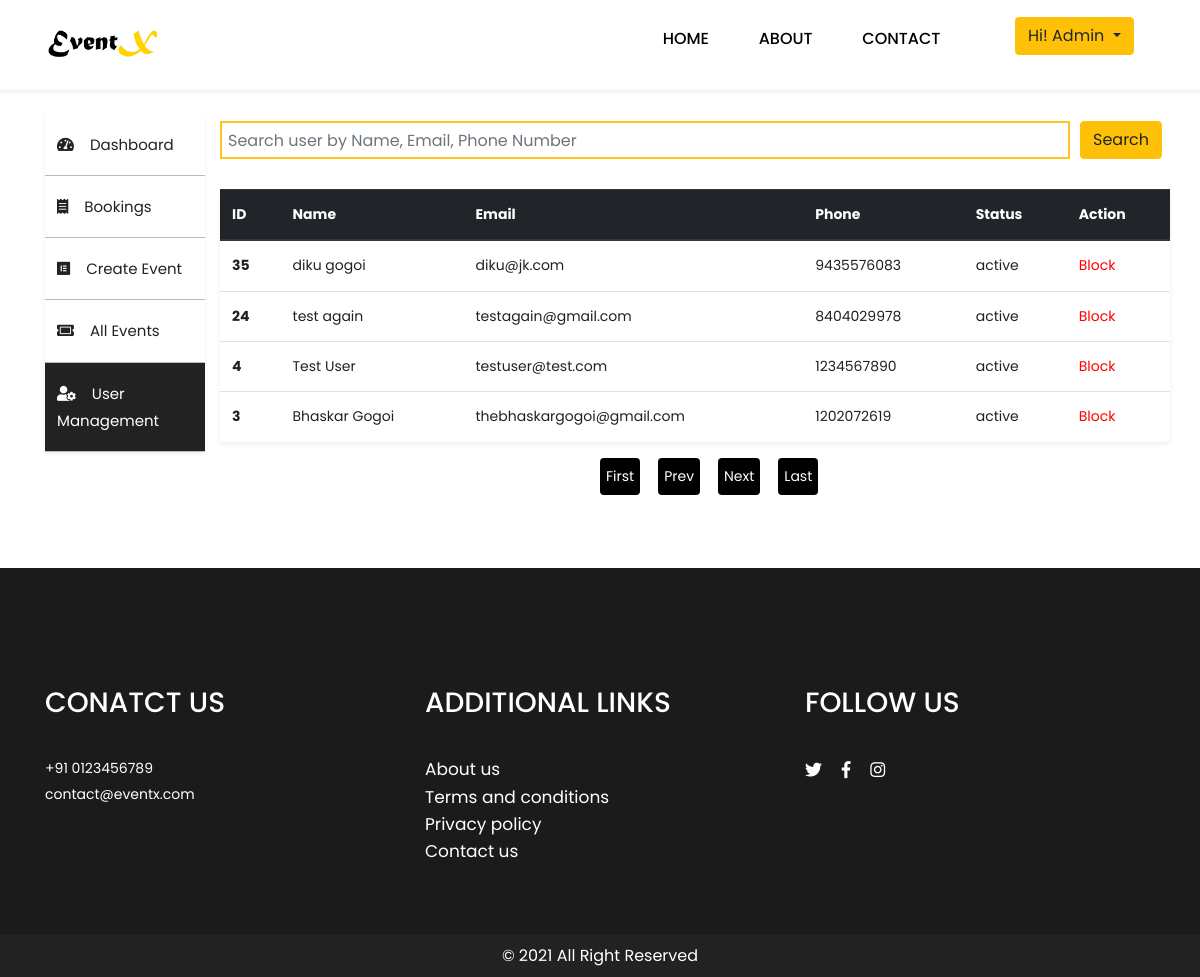
/admin/user-management.php (signed in), run on the app's committed database.
### tables this page shows
CREATE TABLE `users` (
  `u_id` int(11) NOT NULL,
  `firstname` varchar(20) NOT NULL,
  `lastname` varchar(20) NOT NULL,
  `email` varchar(30) NOT NULL,
  `phone` varchar(11) NOT NULL,
  `status` varchar(20) NOT NULL DEFAULT 'active'
);

### admin/user-management.php (the view, shortened to what this page needs)
<?php
	include ($_SERVER['DOCUMENT_ROOT'].'/event-ticket-booking/includes/header.php');
?>
</head>
<body class="main-layout">
    <?php
		include($_SERVER['DOCUMENT_ROOT'].'/event-ticket-booking/includes/nav.php');
	?>
    <div class="container mt-4">
        <div class="row">
            <div class="col-sm-2">
                <?php
                    include($_SERVER['DOCUMENT_ROOT'].'/event-ticket-booking/admin/includes/side-nav.php');
                ?>
            </div>
            <?php
                $query = "all";
            ?>
            <div class="col-sm-10">
                <div class="row">
                    <form class="form-inline" action="" method="GET">
                        <div class="form-group">
                            <input
                                style="height: 38px; margin-top: 7px; width: 850px; padding: 6px; margin-right: 10px;"
                                type="text" name="query" class="form-control"
                                placeholder="Search user by Name, Email, Phone Number" required>
                        </div>
                        <button type="submit" name="submit" class="btn btn-warning mb-4">Search</button>
                    </form>
                    <?php
                    include($_SERVER['DOCUMENT_ROOT'].'/event-ticket-booking/includes/database_connection.php');
                    if($query == "all"){
                        $sql = "SELECT * FROM users";
                    } else {
                        $sql = "SELECT * FROM users WHERE firstname LIKE ? OR lastname LIKE ?  OR email LIKE ?  OR phone LIKE ?";
                    }
                    $stmt = mysqli_stmt_init($conn);
                    if(!mysqli_stmt_prepare($stmt, $sql)){
                        echo "Error";
                    } else {
                        mysqli_stmt_execute($stmt);
                        $result = mysqli_stmt_get_result($stmt);
                        if (mysqli_num_rows($result) > 0) {
                            if (isset($_GET['pageno'])) {
                                $pageno = $_GET['pageno'];
                            } else {
                                $pageno = 1;
                            }
                            $no_of_records_per_page = 8;
                            $offset = ($pageno-1) * $no_of_records_per_page;
                            $total_pages_sql = "SELECT COUNT(*) FROM users";
                            $result = mysqli_query($conn,$total_pages_sql);
                            $total_rows = mysqli_fetch_array($result)[0];
                            $total_pages = ceil($total_rows / $no_of_records_per_page);
                            if($query == "all"){
                                $sql_users = "SELECT * FROM users ORDER BY u_id DESC LIMIT ?, ?";
                            } else {
                                $sql_users = "SELECT * FROM users WHERE firstname LIKE ? OR lastname LIKE ?  OR email LIKE ?  OR phone LIKE ? ORDER BY u_id DESC LIMIT ?, ?;";
                            }
                            $stmt_users = mysqli_stmt_init($conn);
                            if(!mysqli_stmt_prepare($stmt_users, $sql_users)){
                                echo "Error";
                            } else {
                                if($query == "all"){
                                    mysqli_stmt_bind_param($stmt_users, "ss", $offset, $no_of_records_per_page);
                                } else {
                                    mysqli_stmt_bind_param($stmt_users, "ssssss",$query, $query, $query, $query, $offset, $no_of_records_per_page);
                                }
                                mysqli_stmt_execute($stmt_users);
                                $res_data = mysqli_stmt_get_result($stmt_users);
                                echo "
                                <table class='table shadow-sm rounded'>
                                    <thead class='thead-dark'>
                                        <tr>
                                            <th scope='col'>ID</th>
                                            <th scope='col'>Name</th>
                                            <th scope='col'>Email</th>
                                            <th scope='col'>Phone</th>
                                            <th scope='col'>Status</th>
                                            <th scope='col'>Action</th>
                                        </tr>
                                    </thead>
                                    <tbody>";
                                while($row = mysqli_fetch_array($res_data)){
                                    echo"<tr>
                                            <th>$row[u_id]</th>
                                            <td>$row[firstname] $row[lastname]</td>
                                            <td>$row[email]</td>
                                            <td>$row[phone]</td>
                                            <td>$row[status]</td>";
                                                if($row['status'] == "active"){
                                                    echo
                                                    "<td>
                                                        <form action='includes/user-action.php' method='post'>
                                                            <input type='hidden' name='action' value='blocked' required>
                                                            <input type='hidden' name='user_id' value='$row[u_id]' required>
                                                            <button style='color: red; background:none;'>Block</button>
                                                        </form>
                                                    </td>";
                                                }
                                        echo "
                                        </tr>";
                                }
                                echo "</tbody>
                                </table>";
                            }
                            if($query == "all"){
                        ?>
                    <div class="pagi">
                        <ul class="pagination">
                            <li><a href="?pageno=1">First</a></li>
                            <li class="<?php if($pageno <= 1){ echo 'disabled'; } ?>">
                                <a
                                    href="<?php if($pageno <= 1){ echo '#'; } else { echo "?pageno=".($pageno - 1); } ?>">Prev</a>
                            </li>
                            <li class="<?php if($pageno >= $total_pages){ echo 'disabled'; } ?>">
                                <a
                                    href="<?php if($pageno >= $total_pages){ echo '#'; } else { echo "?pageno=".($pageno + 1); } ?>">Next</a>
                            </li>
                            <li><a href="?pageno=<?php echo $total_pages; ?>">Last</a></li>
                        </ul>
                    </div>
                    <?php
                            }
                        } else {
                            echo "<img class='image-center' src='//localhost/event-ticket-booking/images/empty.svg' alt='empty'>";
                        }
                    }
                    ?><br>
                </div>
            </div>
        </div>
    </div>
    <?php
		include($_SERVER['DOCUMENT_ROOT'].'/event-ticket-booking/includes/footer.php');
	?>
</body>
</html>

### css/style.css (style rules this page uses)
* { box-sizing: border-box !important; }
html { scroll-behavior: smooth; }
body { color: #212121; font-size: 14px; font-family: 'poppins', sans-serif; line-height: 1.80857; font-weight: normal; overflow-x: hidden; }
a { color: #1f1f1f; text-decoration: none !important; outline: none !important; -webkit-transition: all .3s ease-in-out; -moz-transition: all .3s ease-in-out; -ms-transition: all .3s ease-in-out; -o-transition: all .3s ease-in-out; transition: all .3s ease-in-out; }
*, *::after, *::before { -webkit-box-sizing: border-box; -moz-box-sizing: border-box; box-sizing: border-box; }
ul, li, ol { margin: 0px; padding: 0px; list-style: none; }
a { color: #222222; text-decoration: none; outline: none !important; }
a, .btn { text-decoration: none !important; outline: none !important; -webkit-transition: all .3s ease-in-out; -moz-transition: all .3s ease-in-out; -ms-transition: all .3s ease-in-out; -o-transition: all .3s ease-in-out; transition: all .3s ease-in-out; }
button { border: 0; margin: 0; padding: 0; cursor: pointer; }
.form-control { border: #ffc221 solid 2px; border-radius: inherit; margin-bottom: 30px; padding: 13px 20px; font-family: poppins; }
.pagi { width: 100%; text-align: center; margin-left: 40%; }
.pagination li { margin-right: 18px; background-color: #010101; padding: 6px; color: #fff; border-radius: 4px; transition: 0.3s all; }
.pagination li a { color: #fff; }

### data on the page
users: u_id "35", firstname "diku", lastname "gogoi", email "diku@jk.com", phone "9435576083", status "active"
users: u_id "24", firstname "test", lastname "again", email "testagain@gmail.com", phone "8404029978", status "active"
users: u_id "4", firstname "Test", lastname "User", email "testuser@test.com", phone "1234567890", status "active"
users: u_id "3", firstname "Bhaskar", lastname "Gogoi", email "thebhaskargogoi@gmail.com", phone "1202072619", status "active"

### other printed values
$_SESSION[firstname] "Admin"
